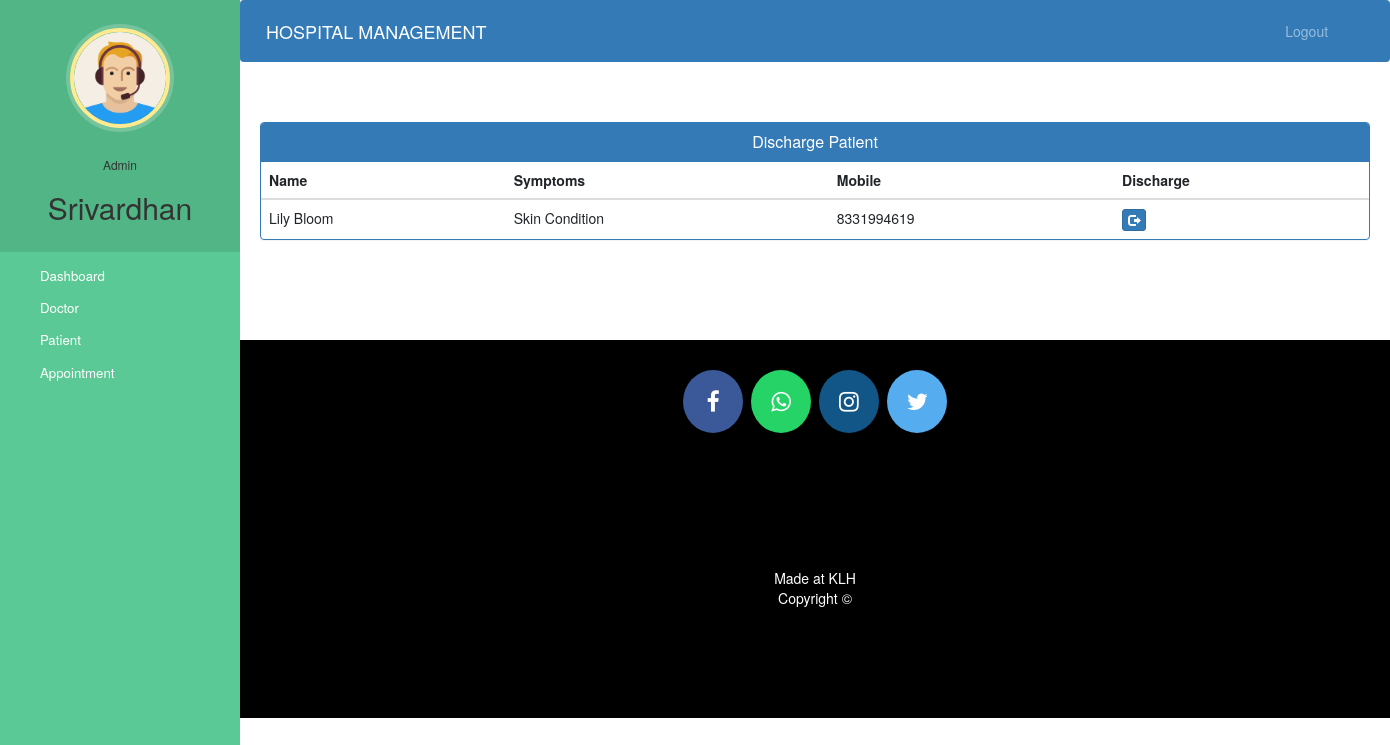
Screenshot of /admin-discharge-patient (signed in) with the database file from the repository.
### hospital/models.py (models this page shows, shortened)
class Patient(models.Model):
    user=models.OneToOneField(User,on_delete=models.CASCADE)
    profile_pic= models.ImageField(upload_to='profile_pic/PatientProfilePic/',null=True,blank=True)
    address = models.CharField(max_length=40)
    mobile = models.CharField(max_length=20,null=False)
    symptoms = models.CharField(max_length=100,null=False)
    assignedDoctorId = models.PositiveIntegerField(null=True)
    admitDate=models.DateField(auto_now=True)
    status=models.BooleanField(default=False)
    @property
    def get_name(self):
        return self.user.first_name+" "+self.user.last_name

### hospital/views.py (the view)
# urls.py: path('admin-discharge-patient', views.admin_discharge_patient_view,name='admin-discharge-patient'),
@login_required(login_url='adminlogin')
@user_passes_test(is_admin)
def admin_discharge_patient_view(request):
    patients=models.Patient.objects.all().filter(status=True)
    return render(request,'hospital/admin_discharge_patient.html',{'patients':patients})

### hospital/views.py (called while the page is built)
def is_admin(user):
    return user.groups.filter(name='ADMIN').exists()

### templates/hospital/admin_discharge_patient.html (shortened to what this page needs)
{% extends 'hospital/admin_base.html' %}
{% block content %}
<head>
  <link href="//netdna.bootstrapcdn.com/bootstrap/3.0.0/css/bootstrap.min.css" rel="stylesheet" id="bootstrap-css">
</head>
<div class="container">
  <div class="panel panel-primary">
    <div class="panel-heading">
      <h6 class="panel-title">Discharge Patient</h6>
    </div>
    <table class="table table-hover" id="dev-table">
      <thead>
        <tr>
          <th>Name</th>
          <th>Symptoms</th>
          <th>Mobile</th>
          <th>Discharge</th>
        </tr>
      </thead>
      {% for p in patients %}
      <tr>
        <td> {{p.get_name}}</td>
        <td>{{p.symptoms}}</td>
        <td>{{p.mobile}}</td>
        <td><a class="btn btn-primary btn-xs" href="{% url 'discharge-patient' p.id  %}"><span class="glyphicon glyphicon-log-out"></span></a></td>
      </tr>
      {% endfor %}
    </table>
  </div>
</div>
{% endblock content %}

### templates/hospital/admin_base.html (shortened to what this page needs)
<!DOCTYPE html>
{% load static %}
<html lang="en">
<head>
  <link rel="stylesheet" href="https://stackpath.bootstrapcdn.com/bootstrap/4.3.1/css/bootstrap.min.css">
  <link rel="stylesheet" href="https://maxcdn.bootstrapcdn.com/font-awesome/4.7.0/css/font-awesome.min.css">
  <link rel="stylesheet" href="{% static '/style.css' %}">
</head>
<body>
  <nav class="menu" tabindex="0">
    <header class="avatar">
      <img src="{% static "images/adminpropic.png" %}" />
      <br><br>
      <h6>Admin</h6>
      <h2>{{request.user.first_name}}</h2>
    </header>
    <ul>
      <li tabindex="0" class="icon-dashboard"> <a style="color:white; text-decoration:none;" href="/admin-dashboard"><span>Dashboard</span></a> </li>
      <li tabindex="0" class="icon-customers"> <a style="color:white; text-decoration:none;" href="/admin-doctor"><span>Doctor</span></a></li>
      <li tabindex="0" class="icon-users"> <a style="color:white; text-decoration:none;" href="/admin-patient"><span>Patient</span></a></li>
      <li tabindex="0" class="icon-calendar"> <a style="color:white; text-decoration:none;" href="/admin-appointment"><span>Appointment</span></a></li>
    </ul>
  </nav>
  <main>
    <div class="bs-example">
      <nav class="navbar navbar-expand-md  navbar-dark fixed-top" style="background:#337AB7;">
        <a href="/admin-dashboard" class="navbar-brand">HOSPITAL MANAGEMENT</a>
        <div class="collapse navbar-collapse justify-content-between" id="navbarCollapse">
          <div class="navbar-nav" style=" margin-left: 90%;">
            <a href="/logout" class="nav-item nav-link">Logout</a>
          </div>
        </div>
      </nav>
    </div>
    <br><br>
    {% block content %}
    {% endblock content %}
    <br><br><br><br>
    <footer>
      <p>
        <a id="ftr" href="https://facebook.com/sumit.luv/" class="fa fa-facebook"></a>
        <a id="ftr" href="https://api.whatsapp.com/send?phone=919572181024&text=Hello%20Sumit.%0d%0aHow%20are%20you%20%3f%0d%0aI%20came%20from%20your%20website.&source=&data=#" class="fa fa-whatsapp"></a>
        <a id="ftr" href="https://instagram.com/sumit.luv" class="fa fa-instagram"></a>
        <a id="ftr" href="https://twitter.com/sumitkumar1503" class="fa fa-twitter"></a>
      </p>
      <br>
      <div class="container">
        <div class="row">
          <div class="col-md-12 col-sm-12">
            <div style="color:#ffffff;" class="wow fadeInUp footer-copyright">
              <p>Made at KLH<br>
                Copyright &copy;</p>
            </div>
          </div>
        </div>
      </div>
    </footer>
  </main>
</body>
</html>

### static/style.css (style rules this page uses)
body { padding-left: 240px; }
main { position: relative; height: 100vh; }
.menu { background: #5bc995; height: 100vh; width: 240px; position: fixed; top: 0px; left: 0; z-index: 5; outline: none; }
.menu .avatar { background: rgba(0, 0, 0, 0.1); padding: 2em 0.5em; text-align: center; }
.menu .avatar img { width: 100px; border-radius: 50%; overflow: hidden; border: 4px solid #ffea92; box-shadow: 0 0 0 4px rgba(255, 255, 255, 0.2); }
.menu .avatar h2 { font-weight: normal; margin-bottom: 0; }
.menu ul { list-style: none; padding: 0.5em 0; margin: 0; }
.menu ul li { padding: 0.5em 1em 0.5em 3em; font-size: 0.95em; font-weight: regular; background-repeat: no-repeat; background-position: left 15px center; background-size: auto 20px; transition: all 0.15s linear; cursor: pointer; }
.menu ul li.icon-dashboard { background-image: url("http://www.entypo.com/images//gauge.svg"); }
.menu ul li.icon-customers { background-image: url("http://www.entypo.com/images//briefcase.svg"); }
.menu ul li.icon-users { background-image: url("http://www.entypo.com/images//users.svg"); }
.menu ul li.icon-calendar { background-image: url("http://www.entypo.com/images//calendar.svg"); }

### templates/hospital/admin_base.html (style rules this page uses)
a:link { text-decoration: none; }
a { color: white; }
footer { padding: 0px 0px 0px 0px; background-color: black; margin: 0px; }
#ftr { padding: 20px; }
.fa { font-size: 23px; width: 60px; text-align: center; text-decoration: none; margin: 5px 2px; border-radius: 50%; }
.fa-facebook { background: #3B5998; color: white; margin-top: 30px; }
.fa-whatsapp { background: #25d366; color: white; }
.fa-twitter { background: #55ACEE; color: white; }
.fa-instagram { background: #125688; color: white; }
p { text-align: center; }
body { padding-left: 240px; }
main { position: relative; height: 100vh; }
.menu { background: #5bc995; height: 100vh; width: 240px; position: fixed; top: 0px; left: 0; z-index: 5; outline: none; }
.menu .avatar { background: rgba(0, 0, 0, 0.1); padding: 2em 0.5em; text-align: center; }
.menu .avatar img { width: 100px; border-radius: 50%; overflow: hidden; border: 4px solid #ffea92; box-shadow: 0 0 0 4px rgba(255, 255, 255, 0.2); }
.menu .avatar h2 { font-weight: normal; margin-bottom: 0; }
.menu ul { list-style: none; padding: 0.5em 0; margin: 0; }
.menu ul li { padding: 0.5em 1em 0.5em 3em; font-size: 0.95em; font-weight: regular; background-repeat: no-repeat; background-position: left 15px center; background-size: auto 20px; transition: all 0.15s linear; cursor: pointer; }
.menu ul li.icon-dashboard { background-image: url("http://www.entypo.com/images//gauge.svg"); }
.menu ul li.icon-customers { background-image: url("http://www.entypo.com/images//briefcase.svg"); }
.menu ul li.icon-users { background-image: url("http://www.entypo.com/images//users.svg"); }
.menu ul li.icon-calendar { background-image: url("http://www.entypo.com/images//calendar.svg"); }

### templates/hospital/admin_discharge_patient.html (style rules this page uses)
a:link { text-decoration: none; }
h6 { text-align: center; }
.row { margin: 100px; }

### rows the page displays
Patient: get_name "Lily Bloom", symptoms "Skin Condition", mobile "8331994619"

### other values shown
{{ request.user.first_name }} "Srivardhan"
